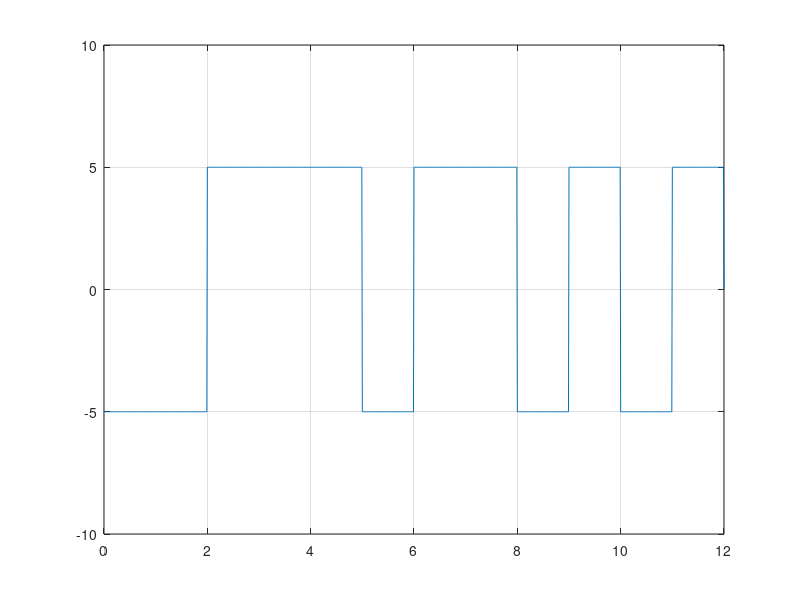

MATLAB code to generate this figure:
%Digital signal....
%Polar NRZ-I
%If nextbit is 1, Inversion Occurs
%If bit == 1 then y(from:to) = -laststate; laststate = -laststate
%If bit == 0 then y(from:to) = laststate

clear all;
clc;
bit = [1, 0, 1, 0, 0, 1, 1, 0, 1, 1, 1, 1];

v = 5;
lastState = v;

fs = 100;
bit_duration = 1; % bitrate = 1/bitduration
T = length(bit) * bit_duration; % len/bitrate.
t = 0:1/fs:T;

x_digital = zeros(1, length(t));

%encoding
for i = 1:length(bit)
    if bit(i) == 1
        x_digital((i-1)*fs*bit_duration+1 : i*fs*bit_duration) = -lastState;
        lastState = -lastState;
    else
        x_digital((i-1)*fs*bit_duration+1 : i*fs*bit_duration) = lastState;
    end
end

plot(t, x_digital);
xlim([0, T]);
ylim([-10, 10]);
grid on;

%decoding
%method 1
data = zeros(1, length(bit));
lastState = v;
for i=1:length(bit)
    if(x_digital((i-1)*fs*bit_duration+1 : i*fs*bit_duration) == -lastState)
        data(i) = 1;
        lastState = -lastState;
    else
        data(i) = 0;
    end
end

disp(data)

%method 2
data = zeros(1, length(bit));
lastState = v;
for i=1:length(t)/fs*bit_duration
    if(x_digital((i-1)*fs*bit_duration+1 : i*fs*bit_duration) == -lastState)
        data(i) = 1;
        lastState = -lastState;
    else
        data(i) = 0;
    end
end

disp(data)

%method 3
data = zeros(1, length(bit));
lastState = v;
counter = 0;
for i=1:length(t)
    if t(i) > counter*bit_duration
        counter = counter + 1;
        if(x_digital(i) == -lastState)
            data(counter) = 1;
            lastState = -lastState;
        else
            data(counter) = 0;
        end
    end
end

disp(data)